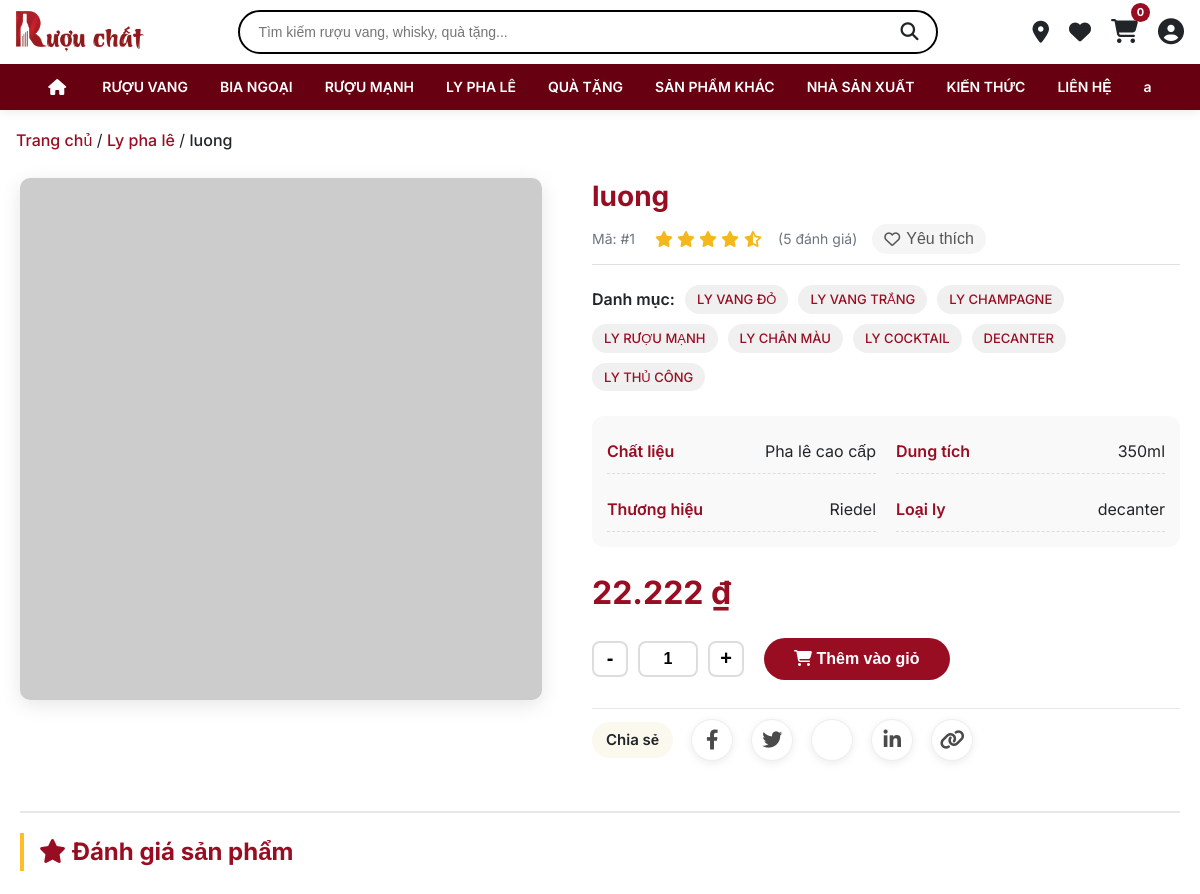
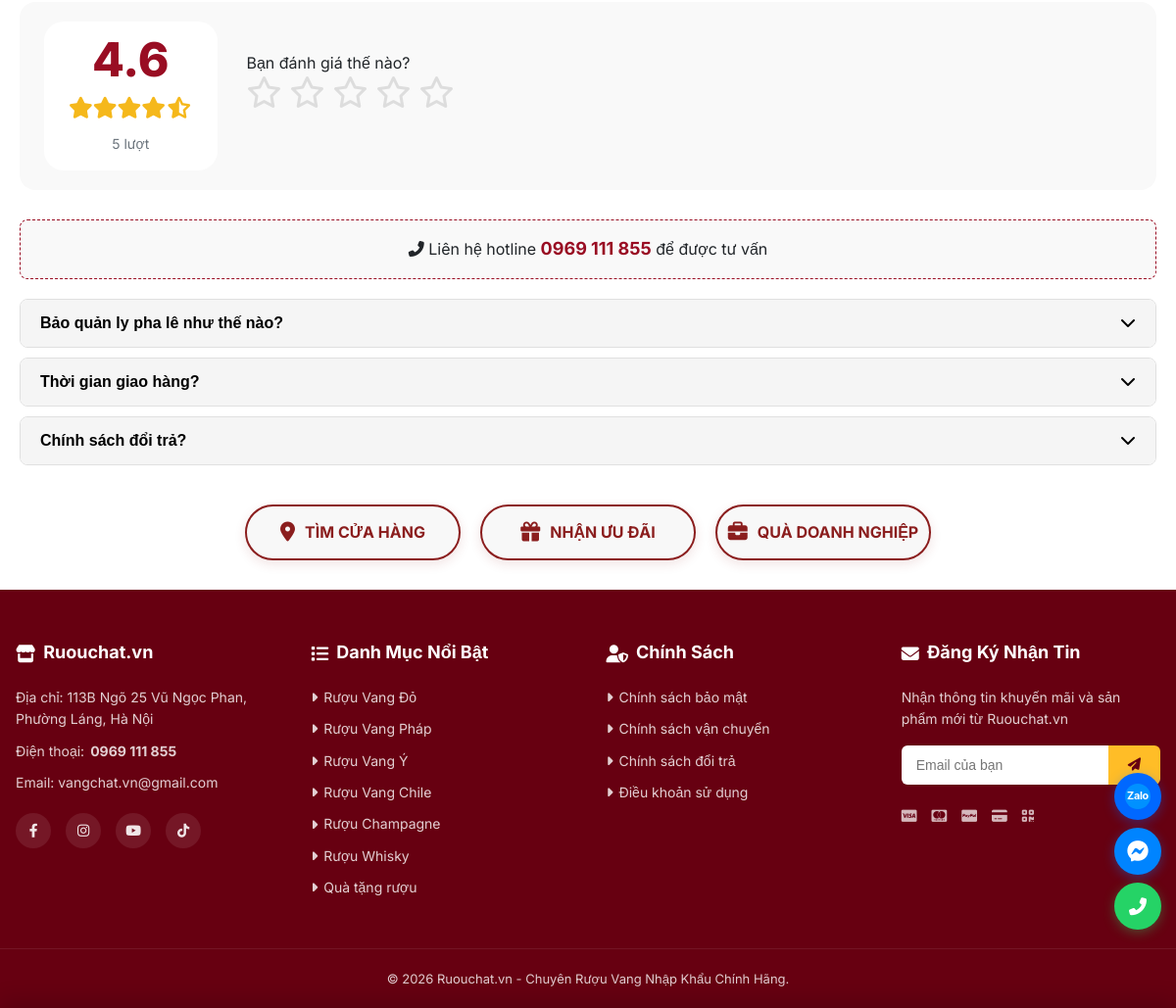
/sp2.php?slug=luong, run on the app's committed database (2 pictures, top to bottom).
### tables this page shows
CREATE TABLE `menu_items` (
  `id` int(11) NOT NULL,
  `label` varchar(100) NOT NULL,
  `link` varchar(255) DEFAULT '#',
  `link_type` enum('custom','category','country','region','grape') DEFAULT 'custom',
  `link_value` varchar(255) DEFAULT NULL,
  `category_id` int(11) DEFAULT NULL,
  `parent_id` int(11) DEFAULT 0,
  `sort_order` int(11) DEFAULT 0,
  `column_group` int(11) DEFAULT 0 COMMENT 'Nhóm cột cho mega menu (1,2,3,4)',
  `is_heading` tinyint(1) DEFAULT 0 COMMENT '1 = tiêu đề cột',
  `is_highlight` tinyint(1) DEFAULT 0 COMMENT '1 = highlight (màu đỏ)',
  `slug` varchar(255) DEFAULT NULL
);

CREATE TABLE `crystal_glasses` (
  `id` int(11) NOT NULL,
  `name` varchar(255) NOT NULL,
  `slug` varchar(255) NOT NULL,
  `price` decimal(15,0) NOT NULL,
  `old_price` decimal(15,0) DEFAULT NULL,
  `category` varchar(50) NOT NULL COMMENT 'wine-glass, champagne, spirit, cocktail, decanter, etc',
  `categories` text DEFAULT NULL,
  `type` varchar(50) DEFAULT NULL COMMENT 'best-seller, decanter, collection',
  `description` text DEFAULT NULL,
  `main_image` varchar(500) DEFAULT 'assets/images/11.jpg',
  `status` tinyint(1) DEFAULT 1,
  `featured` tinyint(1) DEFAULT 0,
  `seo_title` varchar(255) DEFAULT NULL,
  `seo_description` text DEFAULT NULL,
  `created_at` timestamp NOT NULL DEFAULT current_timestamp(),
  `updated_at` timestamp NOT NULL DEFAULT current_timestamp() ON UPDATE current_timestamp()
);

### sp2.php (the view, shortened to what the rows shown need)
<?php
require_once 'includes/menu.php';
$slug = isset($_GET['slug']) ? trim($_GET['slug']) : '';
$product = null;
$is_admin_preview = false;
if ($slug) {
    $api_url = $is_admin_preview ? "api/admin_glasses.php?slug=" . urlencode($slug) : "api/glasses.php?slug=" . urlencode($slug);
    $response = null;
    if (ini_get('allow_url_fopen')) {
        $response = @file_get_contents($api_url);
    }
    if (!$response && function_exists('curl_init')) {
        $ch = curl_init();
        $response = curl_exec($ch);
    }
    if (!$response) {
        require_once 'api/config.php';
        if ($conn && !$conn->connect_error) {
            if ($is_admin_preview) {
                $stmt = $conn->prepare("SELECT * FROM crystal_glasses WHERE slug = ?");
            } else {
                $stmt = $conn->prepare("SELECT * FROM crystal_glasses WHERE slug = ? AND status = 1");
            }
            $stmt->bind_param("s", $slug);
            $stmt->execute();
            $result = $stmt->get_result();
            $product = $result->fetch_assoc();
            if ($product) {
                if (!empty($product['categories'])) {
                    $categories = json_decode($product['categories'], true);
                    $product['categories'] = is_array($categories) ? $categories : [];
                } else {
                    $product['categories'] = [];
                }
                $product['price'] = floatval($product['price']);
                $product['old_price'] = $product['old_price'] ? floatval($product['old_price']) : null;
            }
        }
    }
}
$CATEGORIES = [
    'ly-vang-do' => 'LY VANG ĐỎ',
    'ly-vang-trang' => 'LY VANG TRẮNG',
    'ly-champagne' => 'LY CHAMPAGNE',
    'ly-ruou-manh' => 'LY RƯỢU MẠNH',
    'ly-chan-mau' => 'LY CHÂN MÀU',
    'ly-cocktail' => 'LY COCKTAIL',
    'decanter' => 'DECANTER',
    'ly-thu-cong' => 'LY THỦ CÔNG'
];
function getCategoryName($slug, $CATEGORIES) {
    return isset($CATEGORIES[$slug]) ? $CATEGORIES[$slug] : $slug;
}
function formatPrice($price) {
    return number_format(floatval($price), 0, ',', '.') . ' ₫';
}
?>
<!DOCTYPE html>
<html lang="vi">
<head>
    <link rel="stylesheet" href="https://cdnjs.cloudflare.com/ajax/libs/font-awesome/6.4.0/css/all.min.css">
</head>
<body>
    <header class="header">
        <div class="container">
            <div class="header-bottom">
                <nav class="main-nav">
                    <ul class="nav-list" id="navList">
                        <?php echo buildMenuHTML($menuItems, 0); ?>
                    </ul>
                </nav>
            </div>
        </div>
    </header>
    <div class="main-content-wrapper">
        <div class="container">
            <div class="category-breadcrumb">
                <a href="index.php">Trang chủ</a> /
                <a href="lyphale.php">Ly pha lê</a> /
                <span id="productBreadcrumb"><?php echo $product ? htmlspecialchars($product['name']) : 'Chi tiết sản phẩm'; ?></span>
            </div>
        </div>
        <div class="product-detail-wrapper">
            <?php if ($product && !isset($product['error'])): ?>
            <div class="product-detail-container" id="productDetail">
                <div class="product-image-section">
                    <div class="product-image-main">
                        <img src="<?php echo htmlspecialchars($product['main_image'] ?? 'assets/images/11.jpg'); ?>" alt="<?php echo htmlspecialchars($product['name']); ?>" onerror="this.src='https://placehold.co/600x600?text=No+Image'">
                    </div>
                </div>
                <div class="product-info-section">
                    <h1 class="product-title"><?php echo htmlspecialchars($product['name']); ?></h1>
                    <div class="product-sku-rating">
                        <div class="product-sku">Mã: #<?php echo $product['id']; ?></div>
                        <div class="rating-favorite-wrapper">
                            <div class="rating-stars-display" id="ratingStarsDisplay">★★★★★</div>
                            <span class="votes-count" id="votesCountDisplay">(0 đánh giá)</span>
                            <button class="favorite-btn" id="favoriteBtn" data-id="<?php echo $product['id']; ?>" data-type="glass">
                                <i class="far fa-heart"></i> Yêu thích
                            </button>
                        </div>
                    </div>
                    <?php if (!empty($product['categories']) && is_array($product['categories'])): ?>
                    <div class="product-categories">
                        <strong>Danh mục:</strong>
                        <?php foreach ($product['categories'] as $cat): ?>
                        <span class="category-badge"><?php echo htmlspecialchars(getCategoryName($cat, $CATEGORIES)); ?></span>
                        <?php endforeach; ?>
                    </div>
                    <?php endif; ?>
                    <div class="product-specs-grid">
                        <div class="spec-item"><span class="spec-label">Chất liệu</span><span class="spec-value">Pha lê cao cấp</span></div>
                        <div class="spec-item"><span class="spec-label">Dung tích</span><span class="spec-value"><?php echo htmlspecialchars($product['capacity'] ?? $product['volume'] ?? '350ml'); ?></span></div>
                        <div class="spec-item"><span class="spec-label">Thương hiệu</span><span class="spec-value"><?php echo htmlspecialchars($product['brand'] ?? 'Riedel'); ?></span></div>
                        <div class="spec-item"><span class="spec-label">Loại ly</span><span class="spec-value"><?php echo htmlspecialchars($product['type'] ?? $product['category'] ?? 'Ly rượu vang'); ?></span></div>
                    </div>
                    <div class="product-price"><?php echo formatPrice($product['price']); ?></div>
                    <div class="product-actions">
                        <div class="quantity-selector">
                            <button class="quantity-btn minus">-</button>
                            <input type="text" class="quantity-input" value="1" readonly>
                            <button class="quantity-btn plus">+</button>
                        </div>
                        <button class="add-to-cart-btn" data-id="<?php echo $product['id']; ?>">
                            <i class="fas fa-shopping-cart"></i> Thêm vào giỏ
                        </button>
                    </div>
                    <div class="social-share">
                        <span>Chia sẻ</span>
                        <a href="#" id="shareFacebook" class="share-icon-btn"><i class="fab fa-facebook-f"></i></a>
                        <a href="#" id="shareTwitter" class="share-icon-btn"><i class="fab fa-twitter"></i></a>
                        <a href="#" id="shareZalo" class="share-icon-btn"><i class="fab fa-zalo"></i></a>
                        <a href="#" id="shareLinkedin" class="share-icon-btn"><i class="fab fa-linkedin-in"></i></a>
                        <div class="share-icon-btn copy-tooltip" id="shareCopy"><i class="fas fa-link"></i><span class="tooltip-text">Sao chép</span></div>
                    </div>
                </div>
            </div>
            <div id="ratingSection"></div>
            <div class="faq-section" id="faqSection">
                <div class="hotline-banner">
                    <i class="fas fa-phone-alt"></i>
                          Liên hệ hotline <a href="tel:0969 111 855">0969 111 855</a> để được tư vấn
                </div>
                <div class="accordion-item">
                    <button class="accordion-btn">Bảo quản ly pha lê như thế nào? <i class="fas fa-chevron-down"></i></button>
                </div>
                <div class="accordion-item">
                    <button class="accordion-btn">Thời gian giao hàng? <i class="fas fa-chevron-down"></i></button>
                </div>
                <div class="accordion-item">
                    <button class="accordion-btn">Chính sách đổi trả? <i class="fas fa-chevron-down"></i></button>
                </div>
            </div>
            <?php endif; ?>
        </div>
    </div>
</body>
</html>

### includes/menu.php (shortened to what the rows shown need)
<?php
if (!isset($conn) || !$conn) {
    $menuItems = [];
} else {
    $result = $conn->query("SELECT * FROM menu_items ORDER BY parent_id, sort_order, id");
    if ($result && $result->num_rows > 0) {
        $menuItems = $result->fetch_all(MYSQLI_ASSOC);
    } else {
        $menuItems = [];
    }
}
function buildMenuHTML($items, $parent = 0) {
    $html = '';
    foreach ($items as $item) {
        if ($item['parent_id'] == $parent) {
            $hasChildren = false;
            foreach ($items as $sub) {
                if ($sub['parent_id'] == $item['id']) {
                    $hasChildren = true;
                    break;
                }
            }
            $liClass = $hasChildren ? 'class="nav-item has-dropdown"' : 'class="nav-item"';
            $linkClass = (!empty($item['is_highlight']) && $parent == 0) ? 'nav-link highlight-text' : 'nav-link';
            $html .= '<li ' . $liClass . '>';
            $html .= '<a href="' . htmlspecialchars($item['link']) . '" class="' . $linkClass . '">' . htmlspecialchars($item['label']);
            $html .= '</a>';
            if ($hasChildren) {
                $children = array_filter($items, fn($c) => $c['parent_id'] == $item['id']);
                $grouped = [];
                foreach ($children as $child) {
                    $group = !empty($child['column_group']) ? (int)$child['column_group'] : 1;
                    $grouped[$group][] = $child;
                }
                ksort($grouped);
                $html .= '<div class="dropdown-menu">';
                foreach ($grouped as $groupItems) {
                    $html .= '<div class="dropdown-column">';
                    foreach ($groupItems as $child) {
                        if (!empty($child['is_heading'])) {
                            $html .= '<h3>' . htmlspecialchars($child['label']) . '</h3>';
                        } else {
                            $highlightClass = !empty($child['is_highlight']) ? 'highlight' : '';
                            $html .= '<a href="' . htmlspecialchars($child['link']) . '" class="' . $highlightClass . '">' . htmlspecialchars($child['label']) . '</a>';
                        }
                    }
                    $html .= '</div>';
                }
                $html .= '</div>';
            }
            $html .= '</li>';
        }
    }
    return $html;
}
?>

### data on the page
menu_items: label "RƯỢU VANG"
menu_items: label "BIA NGOẠI"
menu_items: label "RƯỢU MẠNH"
menu_items: label "LY PHA LÊ"
menu_items: label "QUÀ TẶNG"
menu_items: label "SẢN PHẨM KHÁC"
menu_items: label "NHÀ SẢN XUẤT"
menu_items: label "KIẾN THỨC"
menu_items: label "LIÊN HỆ"
menu_items: label "a"
crystal_glasses: name "luong", id "1", type "decanter", price "22.222 ₫"

### other printed values
getCategoryName($cat, $CATEGORIES) "LY VANG ĐỎ"
getCategoryName($cat, $CATEGORIES) "LY VANG TRẮNG"
getCategoryName($cat, $CATEGORIES) "LY CHAMPAGNE"
getCategoryName($cat, $CATEGORIES) "LY RƯỢU MẠNH"
getCategoryName($cat, $CATEGORIES) "LY CHÂN MÀU"
getCategoryName($cat, $CATEGORIES) "LY COCKTAIL"
getCategoryName($cat, $CATEGORIES) "DECANTER"
getCategoryName($cat, $CATEGORIES) "LY THỦ CÔNG"
$product['capacity'] "350ml"
$product['brand'] "Riedel"
